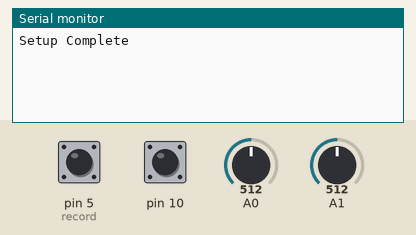
Bench run of a sketch on a simulated Arduino Uno, built with avr-gcc and run on an emulated ATmega328P. Parts: the last lines printed to the serial monitor. The test bench sets the inputs (shaded band); at power-on: pin 5 (record) LOW, pin 10 LOW, A0 = 512, A1 = 512.

Above: at 1.2 s.
1.3 s: pin 5 (record) pulsed HIGH 2 times (0.12 s each, 0.3 s apart)
At 2.4 s:
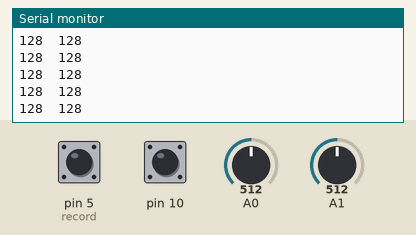
3.4 s: pin 10 pulsed HIGH 2 times (0.12 s each, 0.3 s apart)
At 13.0 s:
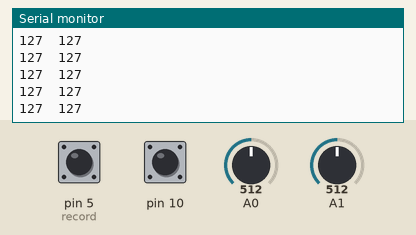
Timing chart, 0 to 14.5 s (numbered marks = the images above; inputs shaded):
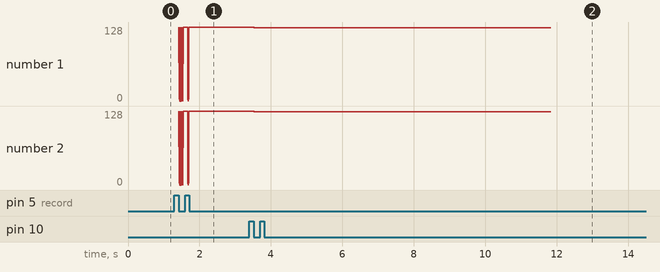

The sketch:

controlRecorderDotMatrix0_6.ino
```cpp
const  int sampleRange = 800;

byte xPos[sampleRange];
byte yPos[sampleRange];
byte rangeCount = 0;

const byte record = 5;
//const byte led = 13;
byte recordFlag = 0;
byte recording = 0;
byte play = 0;
int loopBack;
byte listFlag = 0;

int x = 0, y = 0;

const int S0 = 2;
const int S1 = 4;
const int S2 = 7;
const int Ss0 = 8;
const int Ss1 = 12;
const int Ss2 = 13;
byte spin = 0;
unsigned long centre;


unsigned long milliSamp;

void setup(){
  Serial.begin(9600);
  pinMode(S0, OUTPUT);
  pinMode(S1, OUTPUT);
  pinMode(S2, OUTPUT);
  pinMode(Ss0, OUTPUT);
  pinMode(Ss1, OUTPUT);
  pinMode(Ss2, OUTPUT);
  pinMode(10, INPUT);
  //pinMode(led, OUTPUT);
  for(int i = 0; i < sampleRange; i++)
    xPos[i] = 127;

  for(int j = 0; j < sampleRange; j++)
    yPos[j] = 127;

  pinMode(record, INPUT);
  Serial.print("Setup Complete");
}

void loop(){
  if((digitalRead(10) == HIGH) && (listFlag == 0)){
    //list();
    delay(50);
    listFlag = 1;
  }
  if((digitalRead(10) == LOW) && (listFlag == 1)){
    list();
    listFlag = 0;
  }

  x = analogRead(A0)/4;
  y = analogRead(A1)/4;


  if((digitalRead(record) == HIGH) && (recordFlag == 0)){
    recording = 1;
    recordFlag = 1;
    rangeCount = 0;
    milliSamp = millis();
    delay(50);

  }

  recordSequence();
  playSequence();
  if(play < 1){
    spinCentre();
  }
}


void recordSequence(){
  while(recording == 1){
    if((millis() - milliSamp) >= 10){
      xPos[rangeCount] = (analogRead(A0))/4;
      //Serial.println(xPos[rangeCount]);
      yPos[rangeCount] = (analogRead(A1))/4;
      rangeCount = rangeCount++;
      milliSamp = millis();
    }
    delay(3);

    if(rangeCount > sampleRange){
      recordFlag = 0;
      recording = 0;
      play = 1;
      rangeCount = 0;
      while(digitalRead(record) == HIGH){
        //Jam
      }
    }
    if((digitalRead(record) == LOW) && (recordFlag == 1)){
      loopBack = rangeCount;
      recordFlag = 0;
      recording = 0;
      play = 1;
      rangeCount = 0;

    }
  }
}

void playSequence(){
  while(play == 1){
    //digitalWrite(led, HIGH);
    if((millis() - milliSamp) >= 10){
      //Serial.print(xPos[rangeCount]);
      x = xPos[rangeCount];
      y = yPos[rangeCount];
      rangeCount = rangeCount++;
      if(rangeCount > sampleRange){
        rangeCount = 0;
      }
      if(rangeCount >= loopBack){
        rangeCount = 0;
      }
      milliSamp = millis();


    }

    Serial.print(x);
    Serial.print("  ");
    Serial.println(y);

    delay(3);
    spinCentre();

    if((digitalRead(record) == HIGH) && (recordFlag == 0)){
      recordFlag = 1;
      delay(20);
    }
    if((digitalRead(record) == LOW) && (recordFlag == 1)){
      delay(20);
      recordFlag = 0;
      play = 0;
      recording = 0;
      rangeCount = 0;
      //digitalWrite(led, LOW);
    }


  }
}


void spinCentre(){
  if(((x > 124) && (x < 130)) && ((y > 124) && (y < 130))){
    if((millis() - centre) >= 70){
      spin = spin++;
      if(spin > 3){
        spin = 0;
      }
      centre = millis();
    }
    if(spin == 0){
      x = 112;
      y = 112;
    }
    if(spin == 1){
      x = 112;
      y = 140;
    }
    if(spin == 2){
      x = 140;
      y = 140;
    }
    if(spin == 3){
      x = 140;
      y = 112;
    }
  }

  /*
  Serial.print(x);
   Serial.print("  ");
   Serial.print(y);
   Serial.print("  ");
   */

  x = x/32;
  y = y/32;


  mux1();
  mux2();
  //delay(1);
}


void list(){
  for(int j; j < 800; j++){
    Serial.print(xPos[j]);
    Serial.print("  ");
    Serial.println(yPos[j]);
  }
}
```

mux.ino
```cpp
void mux1(){
  if(x == 7){
    digitalWrite(S0, LOW);
    digitalWrite(S1, LOW);
    digitalWrite(S2, LOW);
  }
  if(x == 6){
    digitalWrite(S0, HIGH);
    digitalWrite(S1, LOW);
    digitalWrite(S2, LOW);
  }
  if(x == 5){
    digitalWrite(S0, LOW);
    digitalWrite(S1, HIGH);
    digitalWrite(S2, LOW);
  }
  if(x == 4){
    digitalWrite(S0, HIGH);
    digitalWrite(S1, HIGH);
    digitalWrite(S2, LOW);
  }
  if(x == 3){
    digitalWrite(S0, LOW);
    digitalWrite(S1, LOW);
    digitalWrite(S2, HIGH);
  }
  if(x == 2){
    digitalWrite(S0, HIGH);
    digitalWrite(S1, LOW);
    digitalWrite(S2, HIGH);
  }
  if(x == 1){
    digitalWrite(S0, LOW);
    digitalWrite(S1, HIGH);
    digitalWrite(S2, HIGH);
  }
  if(x == 0){
    digitalWrite(S0, HIGH);
    digitalWrite(S1, HIGH);
    digitalWrite(S2, HIGH);
  }
}


void mux2(){
  if(y == 0){
    digitalWrite(Ss0, LOW);
    digitalWrite(Ss1, LOW);
    digitalWrite(Ss2, LOW);
  }
  if(y == 1){
    digitalWrite(Ss0, HIGH);
    digitalWrite(Ss1, LOW);
    digitalWrite(Ss2, LOW);
  }
  if(y == 2){
    digitalWrite(Ss0, LOW);
    digitalWrite(Ss1, HIGH);
    digitalWrite(Ss2, LOW);
  }
  if(y == 3){
    digitalWrite(Ss0, HIGH);
    digitalWrite(Ss1, HIGH);
    digitalWrite(Ss2, LOW);
  }
  if(y == 4){
    digitalWrite(Ss0, LOW);
    digitalWrite(Ss1, LOW);
    digitalWrite(Ss2, HIGH);
  }
  if(y == 5){
    digitalWrite(Ss0, HIGH);
    digitalWrite(Ss1, LOW);
    digitalWrite(Ss2, HIGH);
  }
  if(y == 6){
    digitalWrite(Ss0, LOW);
    digitalWrite(Ss1, HIGH);
    digitalWrite(Ss2, HIGH);
  }
  if(y == 7){
    digitalWrite(Ss0, HIGH);
    digitalWrite(Ss1, HIGH);
    digitalWrite(Ss2, HIGH);
  }
}
```

Measured:
- after the input at 1.3 s, the serial monitor: prints a new line after 0.12 s (image 1)
- after the input at 3.4 s, the serial monitor: prints a new line after 0.13 s (image 2)
- plotted number 1: 128 → 127 after the input at 3.4 s
- plotted number 2: 128 → 127 after the input at 3.4 s
